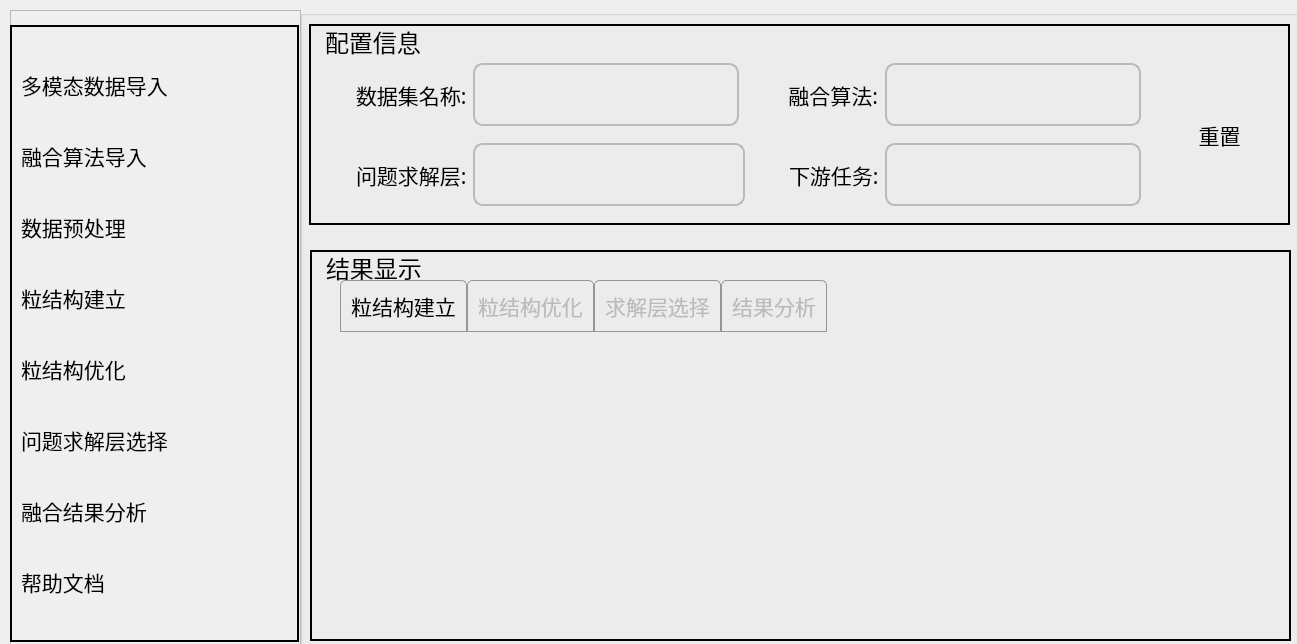
<?xml version="1.0" encoding="UTF-8"?>
<ui version="4.0">
 <class>MainUI</class>
 <widget class="QWidget" name="MainUI">
  <property name="enabled">
   <bool>true</bool>
  </property>
  <property name="geometry">
   <rect>
    <x>0</x>
    <y>0</y>
    <width>1297</width>
    <height>644</height>
   </rect>
  </property>
  <property name="windowTitle">
   <string>基于粒计算的多模态数据多粒度融合仿真系统</string>
  </property>
  <property name="styleSheet">
   <string notr="true">background-image: url(:/images/bg01_cs02.png);
</string>
  </property>
  <widget class="QGroupBox" name="bg">
   <property name="enabled">
    <bool>true</bool>
   </property>
   <property name="geometry">
    <rect>
     <x>300</x>
     <y>10</y>
     <width>1001</width>
     <height>651</height>
    </rect>
   </property>
   <property name="styleSheet">
    <string notr="true"/>
   </property>
   <widget class="QFrame" name="frame">
    <property name="enabled">
     <bool>true</bool>
    </property>
    <property name="geometry">
     <rect>
      <x>9</x>
      <y>14</y>
      <width>981</width>
      <height>201</height>
     </rect>
    </property>
    <property name="styleSheet">
     <string notr="true">background: transparent;  </string>
    </property>
    <property name="frameShape">
     <enum>QFrame::Box</enum>
    </property>
    <property name="frameShadow">
     <enum>QFrame::Plain</enum>
    </property>
    <property name="lineWidth">
     <number>2</number>
    </property>
    <widget class="QPushButton" name="resetView_1">
     <property name="geometry">
      <rect>
       <x>850</x>
       <y>90</y>
       <width>121</width>
       <height>41</height>
      </rect>
     </property>
     <property name="font">
      <font>
       <family>黑体</family>
       <pointsize>16</pointsize>
      </font>
     </property>
     <property name="styleSheet">
      <string notr="true">#resetView_1{
	background:transparent;
	color: rgb(0, 0, 0);
	border-radius:10px
}
#resetView_1:hover{
	icon:url(images/refresh_hover.svg);
	color: rgb(144, 19, 158);
	background-color: transparent;
}
#resetView_1:pressed{
	padding-top:5px;
	padding-left:5px
}
</string>
     </property>
     <property name="text">
      <string>重置</string>
     </property>
     <property name="icon">
      <iconset resource="images/image.qrc">
       <normaloff>:/images/refresh.svg</normaloff>:/images/refresh.svg</iconset>
     </property>
    </widget>
    <widget class="QFrame" name="gridFrame_2">
     <property name="geometry">
      <rect>
       <x>0</x>
       <y>110</y>
       <width>841</width>
       <height>81</height>
      </rect>
     </property>
     <layout class="QGridLayout" name="gridLayout_3">
      <item row="0" column="0">
       <layout class="QHBoxLayout" name="horizontalLayout_4">
        <item>
         <widget class="QPushButton" name="tip5">
          <property name="toolTip">
           <string>&lt;html&gt;&lt;head/&gt;&lt;body&gt;&lt;p&gt;&lt;span style=&quot; font-size:12pt; font-weight:600;&quot;&gt;导入的文件必须是.csv格式的文件&lt;/span&gt;&lt;/p&gt;&lt;/body&gt;&lt;/html&gt;</string>
          </property>
          <property name="styleSheet">
           <string notr="true">#tip5{
    background: transparent;  
    color: white;  
	text-align: left;
	color: rgb(0, 0, 0);
	border-radius:10px
}
#tip5:hover{
	icon:url(:/images/help_hover.svg);
	color: rgb(144, 19, 158);
	background-color: transparent;
}
#tip5:pressed{
	padding-top:5px;
	padding-left:5px
}
</string>
          </property>
          <property name="text">
           <string/>
          </property>
          <property name="icon">
           <iconset resource="images/image.qrc">
            <normaloff>:/images/help.svg</normaloff>:/images/help.svg</iconset>
          </property>
         </widget>
        </item>
        <item>
         <widget class="QLabel" name="label_4">
          <property name="font">
           <font>
            <family>黑体</family>
            <pointsize>16</pointsize>
            <weight>50</weight>
            <bold>false</bold>
           </font>
          </property>
          <property name="styleSheet">
           <string notr="true">#label_2{
	border-radius:4px;
	background-color: transparent;
	color: rgb(0,0,0);
}

</string>
          </property>
          <property name="text">
           <string>问题求解层:</string>
          </property>
          <property name="textFormat">
           <enum>Qt::MarkdownText</enum>
          </property>
          <property name="margin">
           <number>-3</number>
          </property>
         </widget>
        </item>
        <item>
         <widget class="QTextEdit" name="textView_3">
          <property name="enabled">
           <bool>false</bool>
          </property>
          <property name="font">
           <font>
            <family>黑体</family>
            <pointsize>16</pointsize>
           </font>
          </property>
          <property name="styleSheet">
           <string notr="true">border:2px solid rgb(186,186,186);
border-radius:10px
</string>
          </property>
         </widget>
        </item>
        <item>
         <layout class="QHBoxLayout" name="horizontalLayout_5">
          <item>
           <widget class="QPushButton" name="tip6">
            <property name="toolTip">
             <string>&lt;html&gt;&lt;head/&gt;&lt;body&gt;&lt;p&gt;&lt;span style=&quot; font-size:12pt; font-weight:600;&quot;&gt;导入的文件必须是.csv格式的文件&lt;/span&gt;&lt;/p&gt;&lt;/body&gt;&lt;/html&gt;</string>
            </property>
            <property name="styleSheet">
             <string notr="true">#tip6{
    background: transparent;  
    color: white;  
	text-align: left;
	color: rgb(0, 0, 0);
	border-radius:10px
}
#tip6:hover{
	icon:url(:/images/help_hover.svg);
	color: rgb(144, 19, 158);
	background-color: transparent;
}
#tip6:pressed{
	padding-top:5px;
	padding-left:5px
}
</string>
            </property>
            <property name="text">
             <string/>
            </property>
            <property name="icon">
             <iconset resource="images/image.qrc">
              <normaloff>:/images/help.svg</normaloff>:/images/help.svg</iconset>
            </property>
           </widget>
          </item>
          <item>
           <widget class="QLabel" name="label_5">
            <property name="font">
             <font>
              <family>黑体</family>
              <pointsize>16</pointsize>
              <weight>50</weight>
              <bold>false</bold>
             </font>
            </property>
            <property name="styleSheet">
             <string notr="true">#label_2{
	border-radius:4px;
	background-color: transparent;
	color: rgb(0,0,0);
}

</string>
            </property>
            <property name="text">
             <string>下游任务:</string>
            </property>
            <property name="textFormat">
             <enum>Qt::MarkdownText</enum>
            </property>
            <property name="margin">
             <number>-3</number>
            </property>
           </widget>
          </item>
          <item>
           <widget class="QTextEdit" name="textView_4">
            <property name="enabled">
             <bool>false</bool>
            </property>
            <property name="font">
             <font>
              <family>黑体</family>
              <pointsize>16</pointsize>
             </font>
            </property>
            <property name="styleSheet">
             <string notr="true">border:2px solid rgb(186,186,186);
border-radius:10px
</string>
            </property>
            <property name="html">
             <string>&lt;!DOCTYPE HTML PUBLIC &quot;-//W3C//DTD HTML 4.0//EN&quot; &quot;http://www.w3.org/TR/REC-html40/strict.dtd&quot;&gt;
&lt;html&gt;&lt;head&gt;&lt;meta name=&quot;qrichtext&quot; content=&quot;1&quot; /&gt;&lt;style type=&quot;text/css&quot;&gt;
p, li { white-space: pre-wrap; }
&lt;/style&gt;&lt;/head&gt;&lt;body style=&quot; font-family:'黑体'; font-size:16pt; font-weight:400; font-style:normal;&quot;&gt;
&lt;p style=&quot;-qt-paragraph-type:empty; margin-top:0px; margin-bottom:0px; margin-left:0px; margin-right:0px; -qt-block-indent:0; text-indent:0px;&quot;&gt;&lt;br /&gt;&lt;/p&gt;&lt;/body&gt;&lt;/html&gt;</string>
            </property>
           </widget>
          </item>
         </layout>
        </item>
       </layout>
      </item>
     </layout>
    </widget>
    <widget class="QFrame" name="gridFrame_3">
     <property name="geometry">
      <rect>
       <x>0</x>
       <y>30</y>
       <width>841</width>
       <height>81</height>
      </rect>
     </property>
     <layout class="QGridLayout" name="gridLayout_2">
      <item row="0" column="0">
       <layout class="QHBoxLayout" name="horizontalLayout_2">
        <item>
         <widget class="QPushButton" name="tip3">
          <property name="toolTip">
           <string>&lt;html&gt;&lt;head/&gt;&lt;body&gt;&lt;p&gt;&lt;span style=&quot; font-size:12pt; font-weight:600;&quot;&gt;导入的文件必须是.csv格式的文件&lt;/span&gt;&lt;/p&gt;&lt;/body&gt;&lt;/html&gt;</string>
          </property>
          <property name="styleSheet">
           <string notr="true">#tip3{
    background: transparent;  
    color: white;  
	text-align: left;
	color: rgb(0, 0, 0);
	border-radius:10px
}
#tip3:hover{
	icon:url(:/images/help_hover.svg);
	color: rgb(144, 19, 158);
	background-color: transparent;
}
#tip3:pressed{
	padding-top:5px;
	padding-left:5px
}
</string>
          </property>
          <property name="text">
           <string/>
          </property>
          <property name="icon">
           <iconset resource="images/image.qrc">
            <normaloff>:/images/help.svg</normaloff>:/images/help.svg</iconset>
          </property>
         </widget>
        </item>
        <item>
         <widget class="QLabel" name="label_2">
          <property name="font">
           <font>
            <family>黑体</family>
            <pointsize>16</pointsize>
            <weight>50</weight>
            <italic>false</italic>
            <bold>false</bold>
           </font>
          </property>
          <property name="styleSheet">
           <string notr="true">#label_2{
	border-radius:4px;
	background-color: transparent;
	color: rgb(0,0,0);
}

</string>
          </property>
          <property name="text">
           <string>数据集名称:</string>
          </property>
          <property name="textFormat">
           <enum>Qt::MarkdownText</enum>
          </property>
          <property name="margin">
           <number>-3</number>
          </property>
         </widget>
        </item>
        <item>
         <widget class="QTextEdit" name="textView_1">
          <property name="enabled">
           <bool>false</bool>
          </property>
          <property name="font">
           <font>
            <family>黑体</family>
            <pointsize>16</pointsize>
           </font>
          </property>
          <property name="styleSheet">
           <string notr="true">border:2px solid rgb(186,186,186);
border-radius:10px
</string>
          </property>
          <property name="html">
           <string>&lt;!DOCTYPE HTML PUBLIC &quot;-//W3C//DTD HTML 4.0//EN&quot; &quot;http://www.w3.org/TR/REC-html40/strict.dtd&quot;&gt;
&lt;html&gt;&lt;head&gt;&lt;meta name=&quot;qrichtext&quot; content=&quot;1&quot; /&gt;&lt;style type=&quot;text/css&quot;&gt;
p, li { white-space: pre-wrap; }
&lt;/style&gt;&lt;/head&gt;&lt;body style=&quot; font-family:'黑体'; font-size:16pt; font-weight:400; font-style:normal;&quot;&gt;
&lt;p style=&quot;-qt-paragraph-type:empty; margin-top:0px; margin-bottom:0px; margin-left:0px; margin-right:0px; -qt-block-indent:0; text-indent:0px;&quot;&gt;&lt;br /&gt;&lt;/p&gt;&lt;/body&gt;&lt;/html&gt;</string>
          </property>
         </widget>
        </item>
        <item>
         <layout class="QHBoxLayout" name="horizontalLayout_3">
          <item>
           <widget class="QPushButton" name="tip4">
            <property name="toolTip">
             <string>&lt;html&gt;&lt;head/&gt;&lt;body&gt;&lt;p&gt;&lt;span style=&quot; font-size:12pt; font-weight:600;&quot;&gt;导入的文件必须是.csv格式的文件&lt;/span&gt;&lt;/p&gt;&lt;/body&gt;&lt;/html&gt;</string>
            </property>
            <property name="styleSheet">
             <string notr="true">#tip4{
    background: transparent;  
    color: white;  
	text-align: left;
	color: rgb(0, 0, 0);
	border-radius:10px
}
#tip4:hover{
	icon:url(:/images/help_hover.svg);
	color: rgb(144, 19, 158);
	background-color: transparent;
}
#tip4:pressed{
	padding-top:5px;
	padding-left:5px
}
</string>
            </property>
            <property name="text">
             <string/>
            </property>
            <property name="icon">
             <iconset resource="images/image.qrc">
              <normaloff>:/images/help.svg</normaloff>:/images/help.svg</iconset>
            </property>
           </widget>
          </item>
          <item>
           <widget class="QLabel" name="label_3">
            <property name="font">
             <font>
              <family>黑体</family>
              <pointsize>16</pointsize>
              <weight>50</weight>
              <bold>false</bold>
             </font>
            </property>
            <property name="styleSheet">
             <string notr="true">#label_2{
	border-radius:4px;
	background-color: transparent;
	color: rgb(0,0,0);
}

</string>
            </property>
            <property name="text">
             <string> 融合算法:</string>
            </property>
            <property name="textFormat">
             <enum>Qt::MarkdownText</enum>
            </property>
            <property name="margin">
             <number>-3</number>
            </property>
           </widget>
          </item>
          <item>
           <widget class="QTextEdit" name="textView_2">
            <property name="enabled">
             <bool>false</bool>
            </property>
            <property name="font">
             <font>
              <family>黑体</family>
              <pointsize>16</pointsize>
             </font>
            </property>
            <property name="styleSheet">
             <string notr="true">border:2px solid rgb(186,186,186);
border-radius:10px
</string>
            </property>
           </widget>
          </item>
         </layout>
        </item>
       </layout>
      </item>
     </layout>
    </widget>
    <widget class="QLabel" name="label">
     <property name="geometry">
      <rect>
       <x>10</x>
       <y>0</y>
       <width>141</width>
       <height>41</height>
      </rect>
     </property>
     <property name="font">
      <font>
       <family>黑体</family>
       <pointsize>18</pointsize>
      </font>
     </property>
     <property name="styleSheet">
      <string notr="true">
 margin-bottom: 5px;</string>
     </property>
     <property name="text">
      <string>配置信息</string>
     </property>
    </widget>
   </widget>
   <widget class="QFrame" name="frame_3">
    <property name="geometry">
     <rect>
      <x>10</x>
      <y>240</y>
      <width>981</width>
      <height>391</height>
     </rect>
    </property>
    <property name="styleSheet">
     <string notr="true">background: transparent;  </string>
    </property>
    <property name="frameShape">
     <enum>QFrame::Box</enum>
    </property>
    <property name="frameShadow">
     <enum>QFrame::Plain</enum>
    </property>
    <property name="lineWidth">
     <number>2</number>
    </property>
    <widget class="QTabWidget" name="tabWidget">
     <property name="enabled">
      <bool>true</bool>
     </property>
     <property name="geometry">
      <rect>
       <x>30</x>
       <y>30</y>
       <width>921</width>
       <height>341</height>
      </rect>
     </property>
     <property name="font">
      <font>
       <family>黑体</family>
       <pointsize>16</pointsize>
       <weight>50</weight>
       <bold>false</bold>
      </font>
     </property>
     <property name="styleSheet">
      <string notr="true">
QTabWidget::tab-bar { 
	alignment: center; 
} 
QTabBar::tab:hover{ 
	color:  rgb(0, 0, 0);
	background-color: transparent;
}
QTabWidget::pane{ 
	border:none;
}
QTabBar::tab {
    background-color: transparent; /* 标签页背景颜色 */
    color: rgb(186, 186, 186); /* 标签页字体颜色 */
    padding: 10px; /* 内边距 */
    border: 1px solid rgb(150, 150, 150); /* 边框 */
    border-top-left-radius: 5px; /* 左上角圆角 */
    border-top-right-radius: 5px; /* 右上角圆角 */
}
QTabBar::tab:selected {
    background-color: transparent; /* 选中标签页的背景颜色 */
    color: rgb(0, 0, 0); /* 选中标签页的字体颜色 */
}
*{
	background: transparent;
}


</string>
     </property>
     <property name="currentIndex">
      <number>0</number>
     </property>
     <widget class="QWidget" name="tab">
      <property name="enabled">
       <bool>true</bool>
      </property>
      <attribute name="title">
       <string>粒结构建立</string>
      </attribute>
      <widget class="QTextEdit" name="textShow_1">
       <property name="enabled">
        <bool>false</bool>
       </property>
       <property name="geometry">
        <rect>
         <x>10</x>
         <y>10</y>
         <width>901</width>
         <height>271</height>
        </rect>
       </property>
       <property name="font">
        <font>
         <family>微软雅黑</family>
         <pointsize>12</pointsize>
        </font>
       </property>
       <property name="styleSheet">
        <string notr="true">
background: transparent;  
color: rgb(0, 0, 0);  
</string>
       </property>
       <property name="frameShape">
        <enum>QFrame::StyledPanel</enum>
       </property>
       <property name="frameShadow">
        <enum>QFrame::Sunken</enum>
       </property>
       <property name="lineWidth">
        <number>1</number>
       </property>
      </widget>
     </widget>
     <widget class="QWidget" name="tab_2">
      <attribute name="title">
       <string>粒结构优化</string>
      </attribute>
      <widget class="QTextEdit" name="textShow_2">
       <property name="enabled">
        <bool>false</bool>
       </property>
       <property name="geometry">
        <rect>
         <x>10</x>
         <y>10</y>
         <width>901</width>
         <height>271</height>
        </rect>
       </property>
       <property name="font">
        <font>
         <family>微软雅黑</family>
         <pointsize>12</pointsize>
        </font>
       </property>
       <property name="styleSheet">
        <string notr="true">
background: transparent;  
color: rgb(0, 0, 0);  
</string>
       </property>
       <property name="frameShape">
        <enum>QFrame::StyledPanel</enum>
       </property>
       <property name="frameShadow">
        <enum>QFrame::Sunken</enum>
       </property>
       <property name="lineWidth">
        <number>1</number>
       </property>
      </widget>
     </widget>
     <widget class="QWidget" name="tab_3">
      <attribute name="title">
       <string>求解层选择</string>
      </attribute>
      <widget class="QTextEdit" name="textShow_3">
       <property name="enabled">
        <bool>false</bool>
       </property>
       <property name="geometry">
        <rect>
         <x>10</x>
         <y>10</y>
         <width>901</width>
         <height>271</height>
        </rect>
       </property>
       <property name="font">
        <font>
         <family>微软雅黑</family>
         <pointsize>12</pointsize>
        </font>
       </property>
       <property name="styleSheet">
        <string notr="true">
background: transparent;  
color: rgb(0, 0, 0);  
</string>
       </property>
       <property name="frameShape">
        <enum>QFrame::StyledPanel</enum>
       </property>
       <property name="frameShadow">
        <enum>QFrame::Sunken</enum>
       </property>
       <property name="lineWidth">
        <number>1</number>
       </property>
      </widget>
     </widget>
     <widget class="QWidget" name="tab_4">
      <attribute name="title">
       <string>结果分析</string>
      </attribute>
      <widget class="QTextEdit" name="textShow_4">
       <property name="enabled">
        <bool>false</bool>
       </property>
       <property name="geometry">
        <rect>
         <x>10</x>
         <y>10</y>
         <width>901</width>
         <height>271</height>
        </rect>
       </property>
       <property name="font">
        <font>
         <family>微软雅黑</family>
         <pointsize>12</pointsize>
        </font>
       </property>
       <property name="styleSheet">
        <string notr="true">
background: transparent;  
color: rgb(0, 0, 0);  
</string>
       </property>
       <property name="frameShape">
        <enum>QFrame::StyledPanel</enum>
       </property>
       <property name="frameShadow">
        <enum>QFrame::Sunken</enum>
       </property>
       <property name="lineWidth">
        <number>1</number>
       </property>
      </widget>
     </widget>
    </widget>
    <widget class="QLabel" name="label_6">
     <property name="geometry">
      <rect>
       <x>10</x>
       <y>0</y>
       <width>131</width>
       <height>41</height>
      </rect>
     </property>
     <property name="font">
      <font>
       <family>黑体</family>
       <pointsize>18</pointsize>
       <weight>50</weight>
       <bold>false</bold>
      </font>
     </property>
     <property name="styleSheet">
      <string notr="true">margin-bottom: 5px;</string>
     </property>
     <property name="text">
      <string>结果显示</string>
     </property>
    </widget>
    <zorder>label_6</zorder>
    <zorder>tabWidget</zorder>
   </widget>
  </widget>
  <widget class="QFrame" name="frame_2">
   <property name="geometry">
    <rect>
     <x>10</x>
     <y>10</y>
     <width>291</width>
     <height>641</height>
    </rect>
   </property>
   <property name="frameShape">
    <enum>QFrame::StyledPanel</enum>
   </property>
   <property name="frameShadow">
    <enum>QFrame::Raised</enum>
   </property>
   <widget class="QFrame" name="gridFrame">
    <property name="geometry">
     <rect>
      <x>0</x>
      <y>15</y>
      <width>289</width>
      <height>617</height>
     </rect>
    </property>
    <property name="styleSheet">
     <string notr="true"/>
    </property>
    <property name="frameShape">
     <enum>QFrame::Box</enum>
    </property>
    <property name="lineWidth">
     <number>2</number>
    </property>
    <layout class="QGridLayout" name="gridLayout">
     <item row="4" column="0">
      <widget class="QPushButton" name="buildGranular">
       <property name="enabled">
        <bool>false</bool>
       </property>
       <property name="font">
        <font>
         <family>黑体</family>
         <pointsize>16</pointsize>
        </font>
       </property>
       <property name="styleSheet">
        <string notr="true">#buildGranular{
text-align: left;
	
	background: transparent;
	color: rgb(0, 0, 0);
	border-radius:10px
}
#buildGranular:hover{
	icon:url(:/images/newlybuild_hover.svg);
	color: rgb(144, 19, 158);
	background-color: transparent;
}
#buildGranular:pressed{
	padding-top:5px;
	padding-left:5px
}
</string>
       </property>
       <property name="text">
        <string>粒结构建立</string>
       </property>
       <property name="icon">
        <iconset resource="images/image.qrc">
         <normaloff>:/images/newlybuild.svg</normaloff>:/images/newlybuild.svg</iconset>
       </property>
      </widget>
     </item>
     <item row="1" column="0">
      <widget class="QPushButton" name="pushRh">
       <property name="font">
        <font>
         <family>黑体</family>
         <pointsize>16</pointsize>
        </font>
       </property>
       <property name="styleSheet">
        <string notr="true">#pushRh{
	text-align: left;
	background: transparent;
	color: rgb(0, 0, 0);
	border-radius:10px
}
#pushRh:hover{
icon:url(:/images/newlybuild_hover.svg);
	color: rgb(144, 19, 158);
	background-color: transparent;
}
#pushRh:pressed{
	padding-top:5px;
	padding-left:5px
}
</string>
       </property>
       <property name="text">
        <string>融合算法导入</string>
       </property>
       <property name="icon">
        <iconset resource="images/image.qrc">
         <normaloff>:/images/newlybuild.svg</normaloff>:/images/newlybuild.svg</iconset>
       </property>
      </widget>
     </item>
     <item row="8" column="0">
      <widget class="QPushButton" name="pushRh_2">
       <property name="font">
        <font>
         <family>黑体</family>
         <pointsize>16</pointsize>
        </font>
       </property>
       <property name="styleSheet">
        <string notr="true">#pushRh_2{
    background: transparent;
	color: rgb(0, 0, 0);
	text-align: left;
	border-radius:10px
}
#pushRh_2:hover{
	icon:url(:/images/newlybuild_hover.svg);
	color: rgb(144, 19, 158);
	background-color: transparent;
}
#pushRh_2:pressed{
	padding-top:5px;
	padding-left:5px
}
</string>
       </property>
       <property name="text">
        <string>融合结果分析</string>
       </property>
       <property name="icon">
        <iconset resource="images/image.qrc">
         <normaloff>:/images/newlybuild.svg</normaloff>:/images/newlybuild.svg</iconset>
       </property>
      </widget>
     </item>
     <item row="2" column="0">
      <widget class="QPushButton" name="btnConfig">
       <property name="enabled">
        <bool>false</bool>
       </property>
       <property name="font">
        <font>
         <family>黑体</family>
         <pointsize>16</pointsize>
        </font>
       </property>
       <property name="layoutDirection">
        <enum>Qt::LeftToRight</enum>
       </property>
       <property name="styleSheet">
        <string notr="true">#btnConfig{
text-align: left;
	
	background: transparent;
	color: rgb(0, 0, 0);
	border-radius:10px
}
#btnConfig:hover{
	icon:url(:/images/file-settings-one_hover.svg);
	color: rgb(144, 19, 158);
	background-color:transparent;
}
#btnConfig:pressed{
	padding-top:5px;
	padding-left:5px
}
</string>
       </property>
       <property name="text">
        <string>数据预处理</string>
       </property>
       <property name="icon">
        <iconset resource="images/image.qrc">
         <normaloff>:/images/newlybuild.svg</normaloff>:/images/newlybuild.svg</iconset>
       </property>
      </widget>
     </item>
     <item row="9" column="0">
      <widget class="QPushButton" name="help">
       <property name="font">
        <font>
         <family>黑体</family>
         <pointsize>16</pointsize>
        </font>
       </property>
       <property name="styleSheet">
        <string notr="true">#help{
	background: transparent;  
    color: rgb(0, 0, 0);  
	text-align: left;
	border-radius:10px
}
#help:hover{
	icon:url(:/images/help_hover.svg);
	color: rgb(144, 19, 158);
	background-color: transparent;
}
#help:pressed{
	padding-top:5px;
	padding-left:5px
}
</string>
       </property>
       <property name="text">
        <string>帮助文档</string>
       </property>
       <property name="icon">
        <iconset resource="images/image.qrc">
         <normaloff>:/images/help.svg</normaloff>:/images/help.svg</iconset>
       </property>
      </widget>
     </item>
     <item row="7" column="0">
      <widget class="QPushButton" name="pushProblems">
       <property name="enabled">
        <bool>false</bool>
       </property>
       <property name="font">
        <font>
         <family>黑体</family>
         <pointsize>16</pointsize>
        </font>
       </property>
       <property name="styleSheet">
        <string notr="true">#pushProblems{
    background: transparent;  
    color: white;  
	text-align: left;
	color: rgb(0, 0, 0);
	border-radius:10px
}
#pushProblems:hover{
	icon:url(:/images/newlybuild_hover.svg);
	color: rgb(144, 19, 158);
	background-color: transparent;
}
#pushProblems:pressed{
	padding-top:5px;
	padding-left:5px
}
</string>
       </property>
       <property name="text">
        <string>问题求解层选择</string>
       </property>
       <property name="icon">
        <iconset resource="images/image.qrc">
         <normaloff>:/images/newlybuild.svg</normaloff>:/images/newlybuild.svg</iconset>
       </property>
      </widget>
     </item>
     <item row="0" column="0">
      <widget class="QPushButton" name="pushView_1">
       <property name="sizePolicy">
        <sizepolicy hsizetype="Minimum" vsizetype="Fixed">
         <horstretch>0</horstretch>
         <verstretch>0</verstretch>
        </sizepolicy>
       </property>
       <property name="font">
        <font>
         <family>黑体</family>
         <pointsize>16</pointsize>
        </font>
       </property>
       <property name="layoutDirection">
        <enum>Qt::LeftToRight</enum>
       </property>
       <property name="styleSheet">
        <string notr="true">#pushView_1{
	text-align: left;
	background: transparent;
	color: rgb(0, 0, 0);
	border-radius:10px
}
#pushView_1:hover{
	icon:url(:/images/newlybuild_hover.svg);
	color: rgb(144, 19, 158);
	background-color: transparent;
}
#pushView_1:pressed{
	padding-top:5px;
	padding-left:5px
}
</string>
       </property>
       <property name="text">
        <string>多模态数据导入</string>
       </property>
       <property name="icon">
        <iconset resource="images/image.qrc">
         <normaloff>:/images/newlybuild.svg</normaloff>:/images/newlybuild.svg</iconset>
       </property>
      </widget>
     </item>
     <item row="5" column="0">
      <widget class="QPushButton" name="optGranular">
       <property name="enabled">
        <bool>false</bool>
       </property>
       <property name="font">
        <font>
         <family>黑体</family>
         <pointsize>16</pointsize>
        </font>
       </property>
       <property name="styleSheet">
        <string notr="true">#optGranular{
text-align: left;
	
	background: transparent;  
    color: rgb(0, 0, 0);  
	border-radius:10px
}
#optGranular:hover{
	icon:url(:/images/newlybuild_hover.svg);
	color: rgb(144, 19, 158);
	background-color: transparent;
}
#optGranular:pressed{
	padding-top:5px;
	padding-left:5px
}
</string>
       </property>
       <property name="text">
        <string>粒结构优化</string>
       </property>
       <property name="icon">
        <iconset resource="images/image.qrc">
         <normaloff>:/images/newlybuild.svg</normaloff>:/images/newlybuild.svg</iconset>
       </property>
      </widget>
     </item>
    </layout>
   </widget>
  </widget>
 </widget>
 <resources>
  <include location="images/image.qrc"/>
 </resources>
 <connections>
  <connection>
   <sender>optGranular</sender>
   <signal>clicked()</signal>
   <receiver>MainUI</receiver>
   <slot>optGranularW()</slot>
   <hints>
    <hint type="sourcelabel">
     <x>128</x>
     <y>375</y>
    </hint>
    <hint type="destinationlabel">
     <x>0</x>
     <y>262</y>
    </hint>
   </hints>
  </connection>
  <connection>
   <sender>buildGranular</sender>
   <signal>clicked()</signal>
   <receiver>MainUI</receiver>
   <slot>buildGranularW()</slot>
   <hints>
    <hint type="sourcelabel">
     <x>164</x>
     <y>303</y>
    </hint>
    <hint type="destinationlabel">
     <x>0</x>
     <y>206</y>
    </hint>
   </hints>
  </connection>
  <connection>
   <sender>pushProblems</sender>
   <signal>clicked()</signal>
   <receiver>MainUI</receiver>
   <slot>resolveProblemsW()</slot>
   <hints>
    <hint type="sourcelabel">
     <x>195</x>
     <y>447</y>
    </hint>
    <hint type="destinationlabel">
     <x>0</x>
     <y>346</y>
    </hint>
   </hints>
  </connection>
  <connection>
   <sender>btnConfig</sender>
   <signal>clicked()</signal>
   <receiver>MainUI</receiver>
   <slot>configGranular()</slot>
   <hints>
    <hint type="sourcelabel">
     <x>60</x>
     <y>231</y>
    </hint>
    <hint type="destinationlabel">
     <x>0</x>
     <y>111</y>
    </hint>
   </hints>
  </connection>
  <connection>
   <sender>help</sender>
   <signal>clicked()</signal>
   <receiver>MainUI</receiver>
   <slot>helps()</slot>
   <hints>
    <hint type="sourcelabel">
     <x>106</x>
     <y>590</y>
    </hint>
    <hint type="destinationlabel">
     <x>0</x>
     <y>407</y>
    </hint>
   </hints>
  </connection>
  <connection>
   <sender>pushView_1</sender>
   <signal>clicked()</signal>
   <receiver>MainUI</receiver>
   <slot>importView()</slot>
   <hints>
    <hint type="sourcelabel">
     <x>112</x>
     <y>87</y>
    </hint>
    <hint type="destinationlabel">
     <x>108</x>
     <y>0</y>
    </hint>
   </hints>
  </connection>
  <connection>
   <sender>resetView_1</sender>
   <signal>clicked()</signal>
   <receiver>MainUI</receiver>
   <slot>resetInfo()</slot>
   <hints>
    <hint type="sourcelabel">
     <x>1230</x>
     <y>141</y>
    </hint>
    <hint type="destinationlabel">
     <x>1174</x>
     <y>0</y>
    </hint>
   </hints>
  </connection>
  <connection>
   <sender>pushRh</sender>
   <signal>clicked()</signal>
   <receiver>MainUI</receiver>
   <slot>rhSelect()</slot>
   <hints>
    <hint type="sourcelabel">
     <x>254</x>
     <y>170</y>
    </hint>
    <hint type="destinationlabel">
     <x>502</x>
     <y>0</y>
    </hint>
   </hints>
  </connection>
  <connection>
   <sender>pushRh_2</sender>
   <signal>clicked()</signal>
   <receiver>MainUI</receiver>
   <slot>rhResult()</slot>
   <hints>
    <hint type="sourcelabel">
     <x>204</x>
     <y>506</y>
    </hint>
    <hint type="destinationlabel">
     <x>247</x>
     <y>643</y>
    </hint>
   </hints>
  </connection>
  <connection>
   <sender>pushRh_2</sender>
   <signal>clicked()</signal>
   <receiver>MainUI</receiver>
   <slot>rhResult()</slot>
   <hints>
    <hint type="sourcelabel">
     <x>130</x>
     <y>497</y>
    </hint>
    <hint type="destinationlabel">
     <x>0</x>
     <y>550</y>
    </hint>
   </hints>
  </connection>
 </connections>
 <slots>
  <slot>importView()</slot>
  <slot>reSetView()</slot>
  <slot>buildGranularW()</slot>
  <slot>optGranularW()</slot>
  <slot>resolveProblemsW()</slot>
  <slot>configGranular()</slot>
  <slot>helps()</slot>
  <slot>selectRadio()</slot>
  <slot>resetInfo()</slot>
  <slot>rhSelect()</slot>
  <slot>rhResult()</slot>
 </slots>
</ui>
